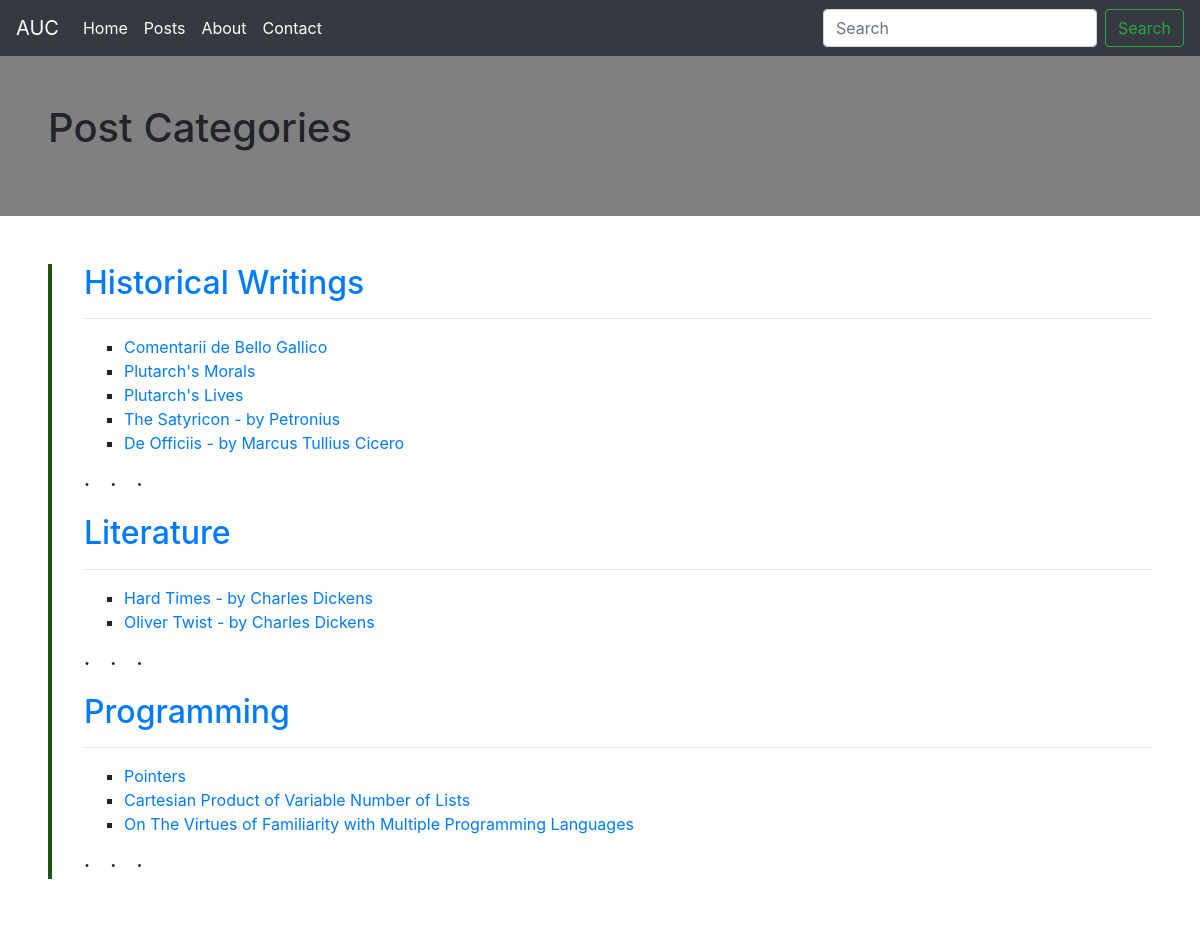
/posts/, run on the app's committed database.
### posts/models.py (models this page shows, shortened)
class Category(models.Model):
    cat_name = models.CharField("Category Name",
            max_length=40,                        # the positional first argument (optional) sets an arbitrary verbose name to be displayed (e.g. on the Admin page)
            help_text="The name of a Section/Category you want to create for articles to be nested under. Useful for grouping related articles together")
    def __str__(self):
        return self.cat_name
    def get_absolute_url(self):
              return "/posts/cat/{}/".format(self.cat_name)

class Post(models.Model):
    title = models.CharField(max_length=150)
    body_text = RichTextField()   # use the ckeditor's wysiwyg admin interface
    author = models.ForeignKey(settings.AUTH_USER_MODEL,   #the FK here points to the built-in user model
        on_delete=models.CASCADE)
    publication_date = models.DateField( # check that this is a datefield before storage in the DB
            auto_now_add=True      # Automatically set the field to today when the object is first created.
            )
    section = models.ForeignKey(
            'Category',
            on_delete=models.CASCADE,
            default="Etc")
    tags = models.ManyToManyField(Tags)
    def __str__(self):     # if you don't set a str operator overloading method, the name of the post on the admin page will be post.object
        return "{}".format(self.title)
    def get_absolute_url(self):
        return "/posts/{}/".format(self.id)

### posts/views.py (the view)
# urls.py: path('', PostListView.as_view(), name='posts'),  #the as_view() method is Inherited by the PostListView class and it returns its template attribute
class PostListView(ListView):
    model = Post  # the model attribute is inherited from MultipleObjectMixin
    template_name = 'posts.html'  #this is another inherited attribute; this is what's returned by the .as_view() method that the class is qualified with when called in the urlconf
    context_object_name = 'all_posts_list' # change the name of the context variable inside templates; the fault would be object_list
    def get_context_data(self, **kwargs):
        context = super(PostListView, self).get_context_data(**kwargs)
        context['categories'] = Category.objects.all()
        return context

### templates/posts.html (shortened to what this page needs)
{% extends "basedoc.html" %}
{% block h1 %} Post Categories {% endblock h1 %}
{% block body %}
<div style="border-left: 4px #1F540E solid; padding-left:2em;">
{%for cat in categories %}
{%if cat.post_set.all%}
<h2><a href="{{cat.get_absolute_url}}">{{ cat }}</a></h2><hr>
<ul class="ul-custom">{%for associated_post in cat.post_set.all%} <li><a href="{{associated_post.get_absolute_url}}">{{ associated_post}}</a></li>{% endfor %} </ul>
	<p><b>&middot;</b>&nbsp;&nbsp;&nbsp;&nbsp;<b>&middot;</b>&nbsp;&nbsp;&nbsp;&nbsp;<b>&middot;</b>
<br>
{%endif%}
{% endfor %}
</div>
{% endblock body %}

### templates/basedoc.html (style rules this page uses)
ul { list-style-type : square; }
@media (min-width: 800px) { p { font-size: 18px; } }

### data on the page
Category: cat_name "Historical Writings"
Post: title "Comentarii de Bello Gallico"
Post: title "Plutarch's Morals"
Post: title "Plutarch's Lives"
Post: title "The Satyricon - by Petronius"
Post: title "De Officiis - by Marcus Tullius Cicero"
Category: cat_name "Literature"
Post: title "Hard Times - by Charles Dickens"
Post: title "Oliver Twist - by Charles Dickens"
Category: cat_name "Programming"
Post: title "Pointers"
Post: title "Cartesian Product of Variable Number of Lists"
Post: title "On The Virtues of Familiarity with Multiple Programming Languages"
